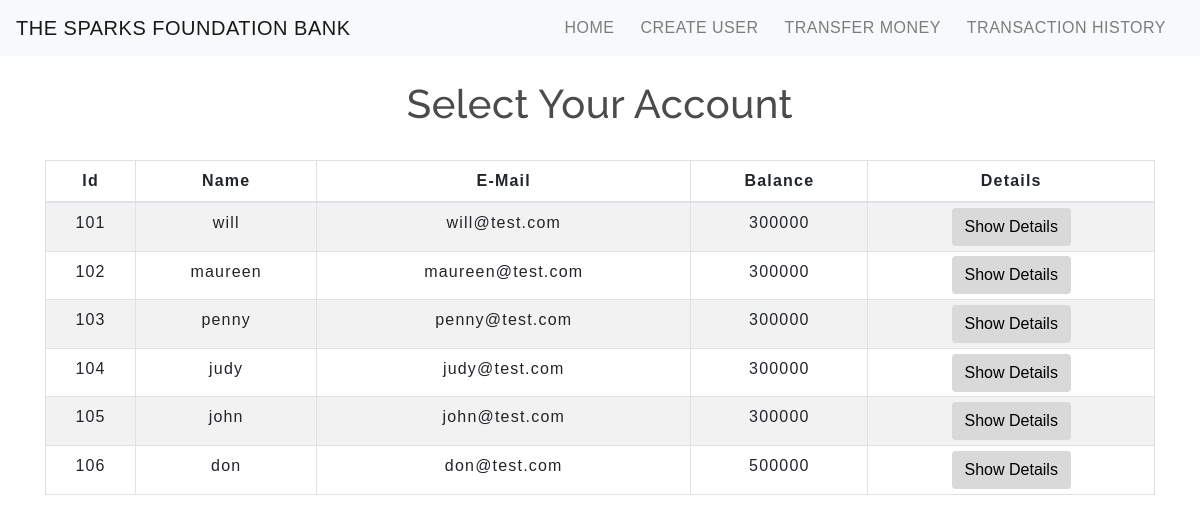
/transfer.php, run on the app's committed database.
### tables this page shows
CREATE TABLE `users` (
  `id` int(11) NOT NULL,
  `name` varchar(20) NOT NULL,
  `email` varchar(20) NOT NULL,
  `balance` int(11) NOT NULL
);

### transfer.php (the view, shortened to what this page needs)
<!DOCTYPE html>
<html lang="en">
<head>
    <link rel="stylesheet" href="https://maxcdn.bootstrapcdn.com/bootstrap/4.0.0/css/bootstrap.min.css">
    <link rel="stylesheet" type="text/css" href="css/table.css">
    <link rel="stylesheet" type="text/css" href="css/navbar.css">
</head>
<body>
<?php
    include 'config.php';
    $sql = "SELECT * FROM users";
    $result = mysqli_query($conn,$sql);
?>
<?php
  include 'navbar.php';
?>
<div class="container">
        <h2 class="text-center pt-4">Select Your Account</h2>
        <br>
            <div class="row">
                <div class="col">
                    <div class="table-responsive-sm">
                    <table class="table table-hover table-sm table-striped table-condensed table-bordered">
                        <thead>
                            <tr>
                            <th scope="col" class="text-center py-2">Id</th>
                            <th scope="col" class="text-center py-2">Name</th>
                            <th scope="col" class="text-center py-2">E-Mail</th>
                            <th scope="col" class="text-center py-2">Balance</th>
                            <th scope="col" class="text-center py-2">Details</th>
                            </tr>
                        </thead>
                        <tbody>
                <?php
                    while($rows=mysqli_fetch_assoc($result)){
                ?>
                    <tr>
                        <td class="py-2"><?php echo $rows['id'] ?></td>
                        <td class="py-2"><?php echo $rows['name']?></td>
                        <td class="py-2"><?php echo $rows['email']?></td>
                        <td class="py-2"><?php echo $rows['balance']?></td>
                        <td><a href="selecteduserdetail.php?id= <?php echo $rows['id'] ;?>"> <button type="button" class="btn">Show Details</button></a></td>
                    </tr>
                <?php
                    }
                ?>
                        </tbody>
                    </table>
                    </div>
                </div>
            </div>
         </div>
</body>
</html>

### navbar.php (shortened to what this page needs)
<nav class="navbar navbar-expand-md navbar-light bg-light">
<a class="navbar-brand" href="index.php">THE SPARKS FOUNDATION BANK</a>
<div class="collapse navbar-collapse" id="collapsibleNavbar">
      <ul class="navbar-nav ml-auto">
        <li class="nav-item">
          <a class="nav-link" href="index.php">HOME</a>
        </li>
        <li class="nav-item">
          <a class="nav-link" href="create.php">CREATE USER</a>
        </li>
        <li class="nav-item">
          <a class="nav-link" href="transfer.php">TRANSFER MONEY</a>
        </li>
        <li class="nav-item">
          <a class="nav-link" href="history.php">TRANSACTION HISTORY</a>
        </li>
    </div>
 </nav>

### table.css (style rules this page uses)
* { padding: 0; margin: 0; box-sizing: border-box; font-family: sans-serif; }
h2 { font-size: 40px; }
table { letter-spacing: 1.2px; }
td { text-align: center; }
button { border:none; background: #d9d9d9; transition: 1s; }

### navbar.css (style rules this page uses)
.nav-link { margin-right: 10px; color:#0b61d2; letter-spacing: 0.5px; transition: 0.5s; }
.navbar-brand { color: #4C4B4B; letter-spacing: 0.5px; }
h2 { color: #4C4B4B; letter-spacing: 0.5px; font-family: raleway; }

### transfer.php (style rules this page uses)
button { transition: 1.5s; }

### data on the page
users: id "101", name "will", email "will@test.com", balance "300000"
users: id "102", name "maureen", email "maureen@test.com", balance "300000"
users: id "103", name "penny", email "penny@test.com", balance "300000"
users: id "104", name "judy", email "judy@test.com", balance "300000"
users: id "105", name "john", email "john@test.com", balance "300000"
users: id "106", name "don", email "don@test.com", balance "500000"
